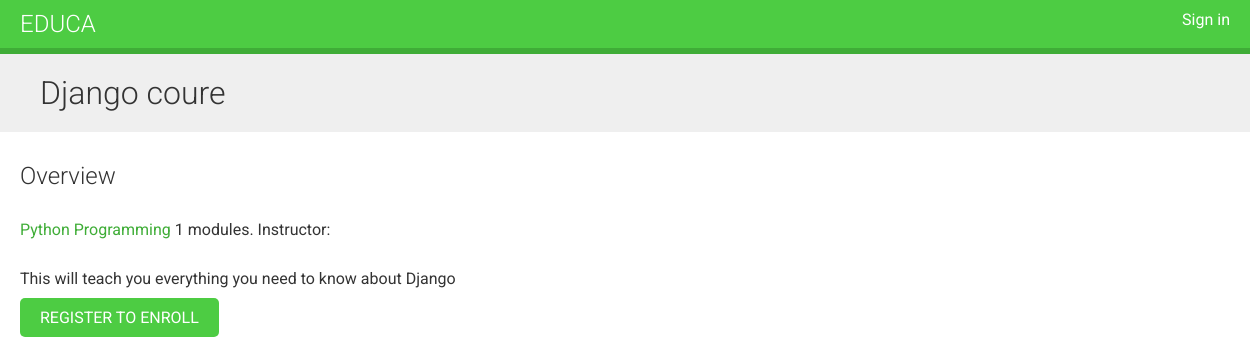
/course/django-course/, run on an earlier commit of the app's database.
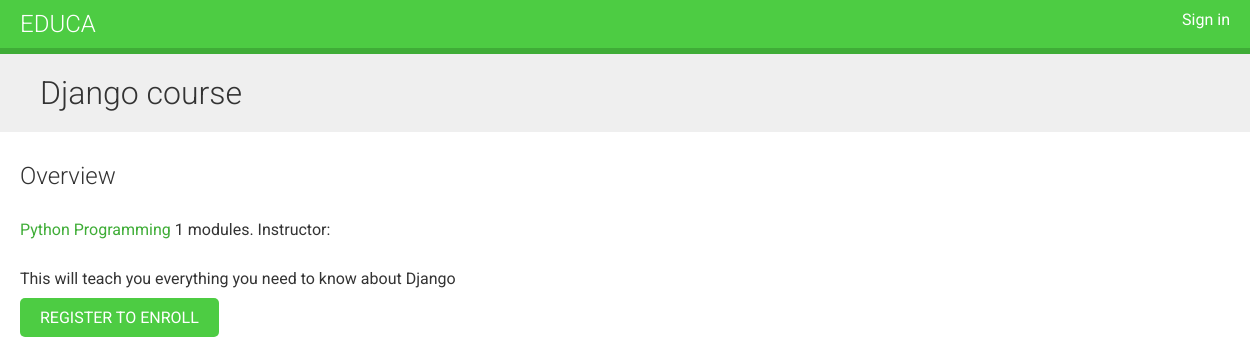
And on a later commit of the database.
### courses/models.py (models this page shows, shortened)
class Course(models.Model):
  owner = models.ForeignKey(
    User,
    related_name='courses_created',
    on_delete=models.CASCADE
  )
  subject = models.ForeignKey(
    Subject,
    related_name='courses',
    on_delete=models.CASCADE
  )
  students = models.ManyToManyField(
    User,
    related_name='courses_joined',
    blank=True
  )
  title = models.CharField(max_length=200)
  slug = models.SlugField(max_length=200, unique=True)
  overview = models.TextField()
  created = models.DateTimeField(auto_now_add=True)
  class Meta:
    ordering = ['-created']

### courses/views.py (the view)
class CourseDetailView(DetailView):
  model = Course
  template_name = 'courses/course/detail.html'
  def get_context_data(self, **kwargs):
    context = super().get_context_data(**kwargs)
    context['enroll_form'] = CourseEnrollForm(
      initial={'course': self.object}
    )
    return context

### courses/templates/courses/course/detail.html (shortened to what this page needs)
{% extends "base.html" %}
{% block content %}
  {% with subject=object.subject %}
    <h1>
      {{ object.title }}
    </h1>
    <div class="module">
      <h2>Overview</h2>
      <p>
        <a href="{% url "course_list_subject" subject.slug %}">
          {{ subject.title }}
        </a>
        {{ object.modules.count }} modules.
        Instructor: {{ object.owner.get_full_name }}
      </p>
      {{ object.overview|linebreaks }}
      {% if request.user.is_authenticated %}
        <form action="{% url "student_enroll_course" %}" method="post">
          {{ enroll_form }}
          {% csrf_token %}
          <button type="submit">Enroll now</button>
        </form>
      {% else %}
        <a href="{% url "student_registration" %}" class="button">
          Register to enroll
        </a>
      {% endif %}
    </div>
  {% endwith %}
{% endblock %}

What changed in the data, as far as the page shows it:
changed Course "This will teach you everything you need to know about Django": title "Django coure" → "Django course"
